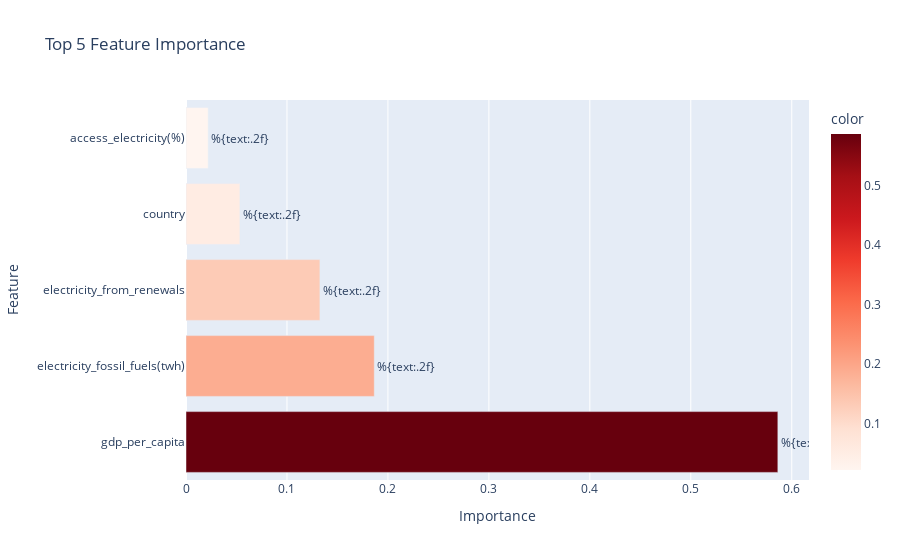

Notebook source saved alongside this figure:
### Code cell
from sklearn.feature_selection import SelectKBest, f_regression
importances = random_forest_model.feature_importances_
feature_names = x_train.columns
feature_importance_dict = dict(zip(feature_names, importances))
sorted_feature_importance = sorted(feature_importance_dict.items(), key=lambda x: x[1], reverse=True)

top_n = 5  # Set the number of top features to display
top_feature_names, top_importances = zip(*sorted_feature_importance[:top_n])

fig = px.bar(
    x=top_importances,
    y=top_feature_names,
    orientation='h',
    title='Top 5 Feature Importance',
    labels={'x': 'Importance', 'y': 'Feature'},
    color=top_importances,  # Color bars by importance values
    color_continuous_scale='reds',  # Choose a color scale
)

fig.update_traces(texttemplate='%{text:.2f}', textposition='outside')

fig.show()

### Figure 1 — Plotly figure (JSON) as saved in the notebook; plotly's stock layout.template omitted (floating-point values rounded to 4 significant figures)
{"data": [{"alignmentgroup": "True", "hovertemplate": "Importance=%{x}<br>Feature=%{y}<br>color=%{marker.color}<extra></extra>", "legendgroup": "", "marker": {"color": [0.5862, 0.1865, 0.1327, 0.05341, 0.022], "coloraxis": "coloraxis", "pattern": {"shape": ""}}, "name": "", "offsetgroup": "", "orientation": "h", "showlegend": false, "textposition": "outside", "x": [0.5862, 0.1865, 0.1327, 0.05341, 0.022], "xaxis": "x", "y": ["gdp_per_capita", "electricity_fossil_fuels(twh)", "electricity_from_renewals", "country", "access_electricity(%)"], "yaxis": "y", "type": "bar", "texttemplate": "%{text:.2f}"}], "layout": {"xaxis": {"anchor": "y", "domain": [0.0, 1.0], "title": {"text": "Importance"}}, "yaxis": {"anchor": "x", "domain": [0.0, 1.0], "title": {"text": "Feature"}}, "coloraxis": {"colorbar": {"title": {"text": "color"}}, "colorscale": [[0.0, "rgb(255,245,240)"], [0.125, "rgb(254,224,210)"], [0.25, "rgb(252,187,161)"], [0.375, "rgb(252,146,114)"], [0.5, "rgb(251,106,74)"], [0.625, "rgb(239,59,44)"], [0.75, "rgb(203,24,29)"], [0.875, "rgb(165,15,21)"], [1.0, "rgb(103,0,13)"]]}, "legend": {"tracegroupgap": 0}, "title": {"text": "Top 5 Feature Importance"}, "barmode": "relative"}}
